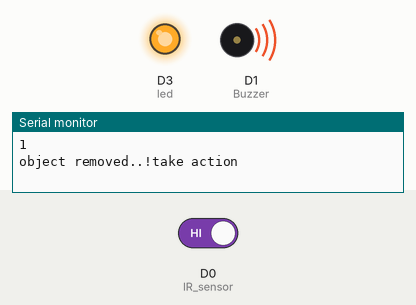
Recording of a sketch running on a simulated ESP8266 (NodeMCU). Shown: output pins drawn as LEDs (lit = HIGH), buzzer (waves = sounding, pin HIGH), the last lines printed to the serial monitor. The inputs (shaded band) are chosen by the test bench; at power-on: D0 (IR_sensor) HIGH. WiFi joins after 1.5 s; servers stay silent unless stated.

Above: at 3.0 s.
3.1 s: D0 (IR_sensor) driven LOW
At 4.1 s:
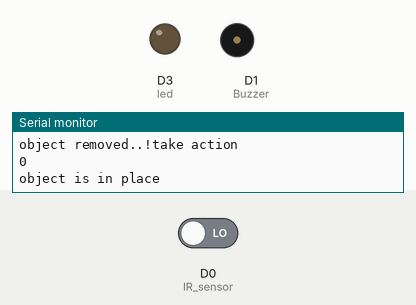
6.3 s: D0 (IR_sensor) driven HIGH
At 7.5 s:
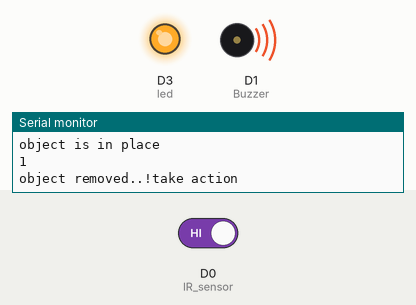
Timing chart, 0 to 9.3 s (numbered marks = the images above; inputs shaded):
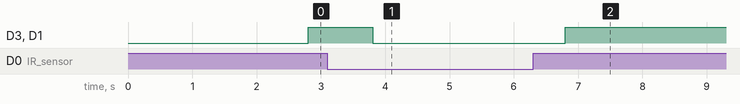

Measured:
- after the input at 3.1 s, D3 (led), D1 (Buzzer): HIGH → LOW after 0.70 s
- after the input at 6.3 s, D3 (led), D1 (Buzzer): LOW → HIGH after 0.50 s

The sketch:

intrusion.ino
```cpp
#define BLYNK_PRINT Serial
#include <ESP8266WiFi.h>
#include <BlynkSimpleEsp8266.h>


char auth[] = "026dhuvFlbAOoTpuVzN7s4J4MEzb_t8Z"; //Blynk auth token
char ssid[] = "Samsungs10"; // WIFI Name
char pass[] = "nepal123"; // WIFI Password


int Buzzer=D1;
int IR_sensor = D0;
int object_detected;
int led=D3;


BlynkTimer timer;


void notifyOnObjectRemove(){
  object_detected=digitalRead(IR_sensor);
  Serial.println(object_detected);
  if(object_detected==0){
    Serial.println("object is in place");
    digitalWrite(Buzzer,LOW);
    digitalWrite(led,LOW);

  }else{

    Serial.println("object removed..!take action");
    Blynk.notify("alert: object removed");
    digitalWrite(Buzzer,HIGH);
    digitalWrite(led,HIGH);
    delay(500);

  }
}


void setup() {
  Serial.begin(115200);
  Blynk.begin(auth, ssid, pass);
  pinMode(Buzzer, OUTPUT);
  pinMode(IR_sensor, INPUT_PULLUP);
  pinMode(led,OUTPUT);
  timer.setInterval(1000L, notifyOnObjectRemove);


}


void loop() {
  Blynk.run();
  timer.run();
}
```
